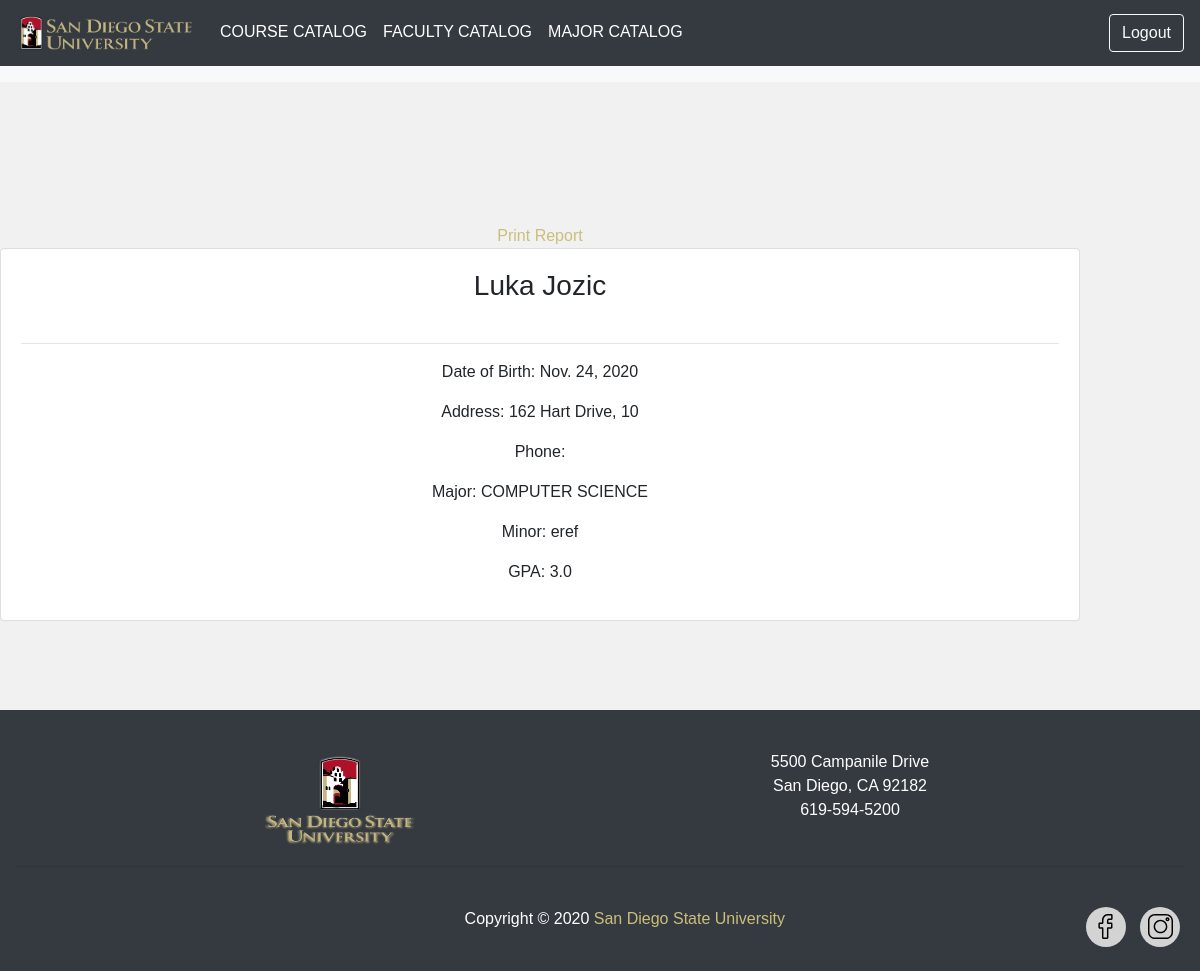
/accounts/student/detail/1 (signed in), run on the app's committed database.
### school/models.py (models this page shows, shortened)
class Student(models.Model):
    user = models.OneToOneField(CustomUser, on_delete=models.CASCADE)
    major = models.ForeignKey('Major', null=True, blank=True, on_delete=models.SET_NULL)
    name = models.CharField(max_length=200, null=True)
    date_of_birth = models.DateField(default=timezone.now)
    address = models.CharField(max_length=200, null=True)
    email = models.CharField(max_length=200, null=True, blank=True)
    minor = models.CharField(max_length=200, null=True, blank=True)
    notes = models.CharField(max_length=200, null=True, blank=True)
    graduate_student = models.BooleanField(default=False)
    objects = models.Manager()

class Major(models.Model):
    department = models.ForeignKey(Department, null=True, on_delete=models.SET_NULL)
    required_courses = models.ManyToManyField(Course, related_name='required_by_majors')
    electives = models.ManyToManyField(Course, related_name='electives')
    major_title = models.CharField(max_length=200, null=True)
    units_for_major = models.CharField(max_length=200, null=True)
    def __str__(self):
        return self.major_title

### school/views.py (the view)
# urls.py: path('student/detail/<int:pk>', views.student_detail, name='student_detail'),
@login_required(login_url='login')
def student_detail(request, pk):
    student = Student.objects.get(id=pk)
    completed_courses = student.students_course_set.filter(status="Completed")
    in_progress_courses = student.students_course_set.filter(status="In Progress")
    student_grades = list(completed_courses.values("grade"))
    student_gpa = grade_converter(student_grades)
    context = {
        'student': student,
        'completed_courses': completed_courses,
        'in_progress_courses': in_progress_courses,
        'student_gpa': student_gpa
    }
    return render(request, 'school/student/detail.html', context)

### school/views.py (called while the page is built)
def grade_converter(student_grades):
    grade_values = {
        'A': 4.0,
        'B': 3.0,
        'C': 2.0,
        'D': 1.0,
        'F': 0.0
    }
    if len(student_grades) > 0:
        gpa = 0.0
        for grade in student_grades:
            letter_grade = str(grade['grade'])
            gpa += grade_values[letter_grade]
        return gpa / len(student_grades)
    else:
        return 0.0

### school/templates/school/student/detail.html (shortened to what this page needs)
{% extends 'school/base.html' %}
{% block content %}
<br>
<div class="">
    <div class="">
        <a class="" href="{% url 'student_report_pdf' student.id %}" target="_blank">Print Report</a>
        <div class="card card-body">
            <h3>{{student.name}}</h3>
            <hr>
            <p>Date of Birth: {{student.date_of_birth}}</p>
            <p>Address: {{student.address}}</p>
            <p>Phone: {{student.phone}}</p>
            <p>Major: {{student.major}}</p>
            <p>Minor: {{student.minor}}</p>
            <p>GPA: {{student_gpa}}</p>
        </div>
    </div>
</div>
{% endblock content%}

### school/static/assets/css/styles.css (style rules this page uses)
* { margin: 0; padding: 0; box-sizing: border-box; }
body { font-family: Arial, Helvetica, sans-serif; background-color: #f1f1f1; position: relative; min-height: 100vh; }
a { text-decoration: none; }

### school/templates/school/footer.html (style rules this page uses)
a { color: #CCBE79; }

### data on the page
Student: name "Luka Jozic", date_of_birth "Nov. 24, 2020", address "162 Hart Drive, 10", major "COMPUTER SCIENCE", minor "eref"

### other printed values
{{ student_gpa }} "3.0"
